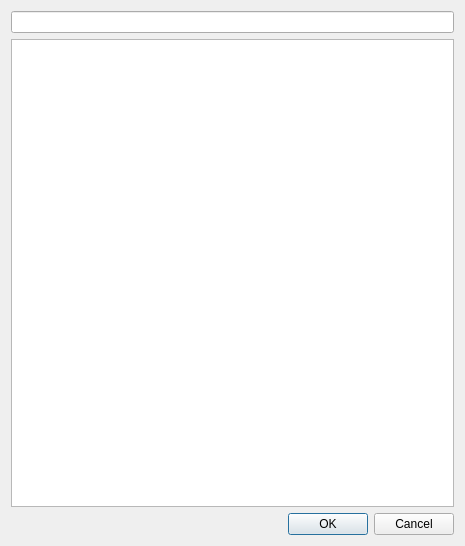
<?xml version="1.0" encoding="UTF-8"?>
<ui version="4.0">
 <class>DirectorySelectDialog</class>
 <widget class="QDialog" name="DirectorySelectDialog">
  <property name="geometry">
   <rect>
    <x>0</x>
    <y>0</y>
    <width>465</width>
    <height>546</height>
   </rect>
  </property>
  <property name="windowTitle">
   <string>Select directory</string>
  </property>
  <layout class="QVBoxLayout" name="verticalLayout">
   <item>
    <widget class="QLineEdit" name="filterEdit"/>
   </item>
   <item>
    <widget class="ResourceTreeView" name="resourceTreeView">
     <property name="verticalScrollMode">
      <enum>QAbstractItemView::ScrollPerPixel</enum>
     </property>
     <property name="headerHidden">
      <bool>true</bool>
     </property>
    </widget>
   </item>
   <item>
    <widget class="QDialogButtonBox" name="buttonBox">
     <property name="orientation">
      <enum>Qt::Horizontal</enum>
     </property>
     <property name="standardButtons">
      <set>QDialogButtonBox::Cancel|QDialogButtonBox::Ok</set>
     </property>
    </widget>
   </item>
  </layout>
 </widget>
 <customwidgets>
  <customwidget>
   <class>ResourceTreeView</class>
   <extends>QTreeView</extends>
   <header>ResourceTreeView.h</header>
  </customwidget>
 </customwidgets>
 <tabstops>
  <tabstop>filterEdit</tabstop>
  <tabstop>resourceTreeView</tabstop>
  <tabstop>buttonBox</tabstop>
 </tabstops>
 <resources/>
 <connections>
  <connection>
   <sender>buttonBox</sender>
   <signal>accepted()</signal>
   <receiver>DirectorySelectDialog</receiver>
   <slot>accept()</slot>
   <hints>
    <hint type="sourcelabel">
     <x>248</x>
     <y>254</y>
    </hint>
    <hint type="destinationlabel">
     <x>157</x>
     <y>274</y>
    </hint>
   </hints>
  </connection>
  <connection>
   <sender>buttonBox</sender>
   <signal>rejected()</signal>
   <receiver>DirectorySelectDialog</receiver>
   <slot>reject()</slot>
   <hints>
    <hint type="sourcelabel">
     <x>316</x>
     <y>260</y>
    </hint>
    <hint type="destinationlabel">
     <x>286</x>
     <y>274</y>
    </hint>
   </hints>
  </connection>
 </connections>
</ui>
